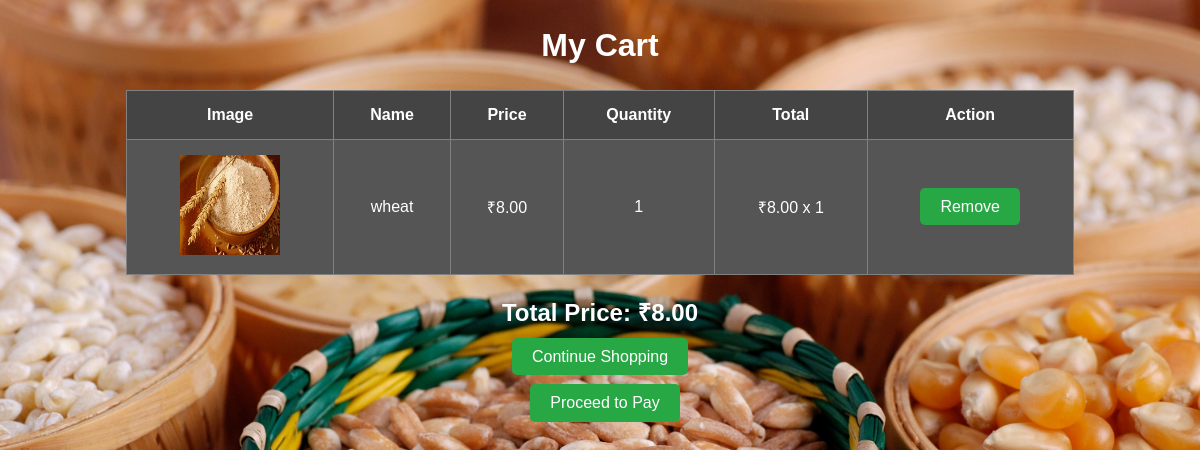
Page /cart/ (signed in) on the committed database.
### ration_app/models.py (models this page shows)
class add2cart(models.Model):
    user = models.ForeignKey(reg, on_delete=models.CASCADE)  # Foreign key to User model
    product = models.ForeignKey(pro, on_delete=models.CASCADE)  # Foreign key to Product model
    quantity = models.IntegerField(default=1)  # Number of products added to the cart
    date_added = models.DateField(auto_now_add=True)

class pro(models.Model):
    license = models.IntegerField()
    image = models.ImageField()
    name = models.CharField(max_length=20)
    apl = models.CharField(max_length=20)
    bpl = models.CharField(max_length=20)
    ay = models.CharField(max_length=20)
    price = models.IntegerField()
    stock = models.IntegerField()

### ration_app/views.py (the view)
# urls.py: path('cart/', views.cart_view, name='cart_view'),
def cart_view(request):
    user_cardno = request.session.get('us')
    user = get_object_or_404(reg, cardno=user_cardno)
    cart_items = add2cart.objects.filter(user=user)
    total_price = sum(float(item.product.price) * item.quantity for item in cart_items)
    return render(request, 'my_cart.html', {'cart_items': cart_items, 'total_price': total_price})

### ration_app/templates/my_cart.html (shortened to what this page needs)
{% load static %}
<!DOCTYPE html>
<html lang="en">
<head>
</head>
<body>
    <h2>My Cart</h2>
    <table border="1">
        <tr>
            <th>Image</th>
            <th>Name</th>
            <th>Price</th>
            <th>Quantity</th>
            <th>Total</th>
            <th>Action</th>
        </tr>
        {% for item in cart_items %}
        <tr>
            <td><img src="{{ item.product.image.url }}" height="100" width="100" alt="{{ item.product.name }}"></td>
            <td>{{ item.product.name }}</td>
            <td>₹{{ item.product.price|floatformat:2 }}</td>
            <td>{{ item.quantity }}</td>
            <td>₹{{ item.product.price|floatformat:2 }} x {{ item.quantity }}</td>
            <td><a href="/delete_record/{{item.id }}">Remove</a></td>
        </tr>
        {% endfor %}
    </table>
    <div class="total">
        <strong>Total Price: ₹{{ total_price|floatformat:2 }}</strong>
    </div>
    <div class="button-container">
        <a href="/user_home/">Continue Shopping</a>
        <form action="{% url 'buy_product' %}" method="POST">
            <input type="hidden" name="total_amount" value="{{ total_price }}"><br>
            <button type="submit" class="btn">Proceed to Pay</button>
        </form>
    </div>
</body>
</html>

### rows in the picture
add2cart: product.image (picture), product.name "wheat", product.price "8.00", quantity "1"

### other values in the picture
{{ total_price|floatformat:2 }} "8.00"
